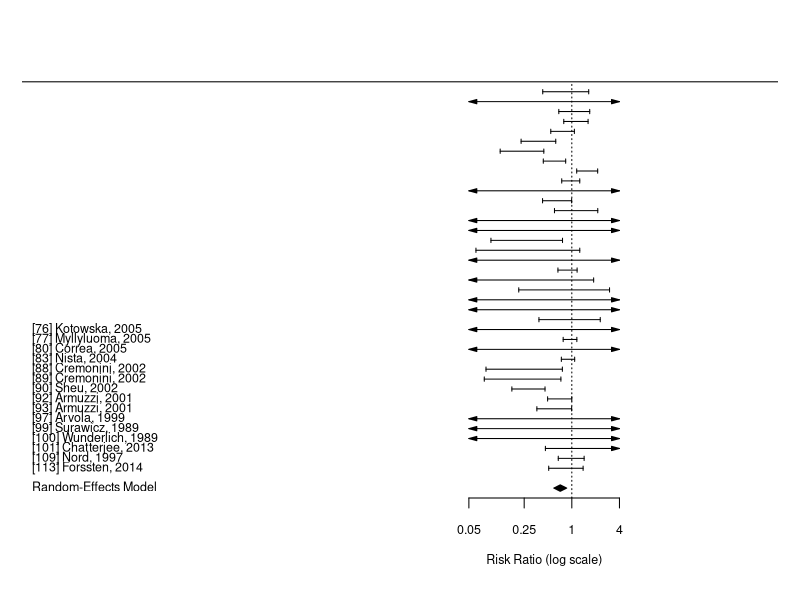

Generate this figure with R: (Note: this script raises an error after producing the figure.)
## ---- chunk 1
library(metafor)
mydata<-read.csv("cases.csv", sep=";", header=TRUE)
# delete incomplete cases
mydata<-mydata[complete.cases(mydata),]
print(mydata[1:3,], row.names=FALSE)
## ---- chunk 2
dat <- escalc(measure = "RR", ai = tpos, bi = ttotal-tpos, ci = cpos, di = ctotal-cpos
              , data = mydata, append = TRUE)
res <- rma(yi, vi, data = dat) # make the model
ci <- confint(res) # confidence intervals of important measures
print(dat[1:3,], row.names=FALSE); print(res); print(ci)
## ---- chunk 3
# forest plot
N=dim(mydata)[1]+2
forest(res, slab = paste(dat$author, dat$year, sep = ", ")
       , xlim = c(-16, 6), at = log(c(0.05, 0.25, 1, 4)), atransf = exp
       , ilab = cbind(dat$tpos, dat$ttotal, dat$cpos, dat$ctotal)
       , ilab.xpos = c(-9.5, -8, -6, -4.5), cex = 0.75)
# legends on this plot
op <- par(cex = 0.75, font = 2)
text(c(-9.5, -8, -6, -4.5), N, c("+", "Total", "+", "Total"))
text(c(-8.75, -5.25), N+1, c("Treated", "Control"))
text(-16, N, "Author(s) and Year", pos = 4)
text(6, N, "Relative Risk [95% CI]", pos = 2)
## ---- chunk 4
par(op)
op=par(mfrow=c(1,2), cex = 0.75, font = 2)
# res <- rma(yi, vi, data = dat) -- already done above
funnel(res, main = "Random-Effects Model, Standard version", xlim=c(-4,4))
n<-dat$tpos+dat$cpos
plot(pch=19, n~dat$yi, xlim=c(-4,4), ylim=c(0,160), main="Number of Incidents versus RR", 
     ylab="total incidents", xlab="Log Relative Risk", axes = FALSE, frame.plot = TRUE)
axis(1, at=seq(-4,4, by=2), labels= formatC(seq(-4,4, by=2))) 
axis(2, at=c(0,40,80,120, 160), labels= formatC(c(0,40,80,120, 160)))
abline(h=c(0,40,80,120, 160), col="grey")
abline(v=res$b, col="grey")
## ---- chunk 5
par(op)
op=par(cex = 0.75, font = 2)
qqnorm(res, main = "QQ-plot for this Random-Effects Model")

regtest(res, model = "lm")
trimfill(res)
## ---- chunk 6
dat2 <- escalc(measure = "OR", ai = tpos, bi = ttotal-tpos, ci = cpos, di = ctotal-cpos
              , data = mydata, append = TRUE)
res2 <- rma(yi, vi, data = dat2)
print(trimfill(res2))
funnel(trimfill(res2))
par(op)
